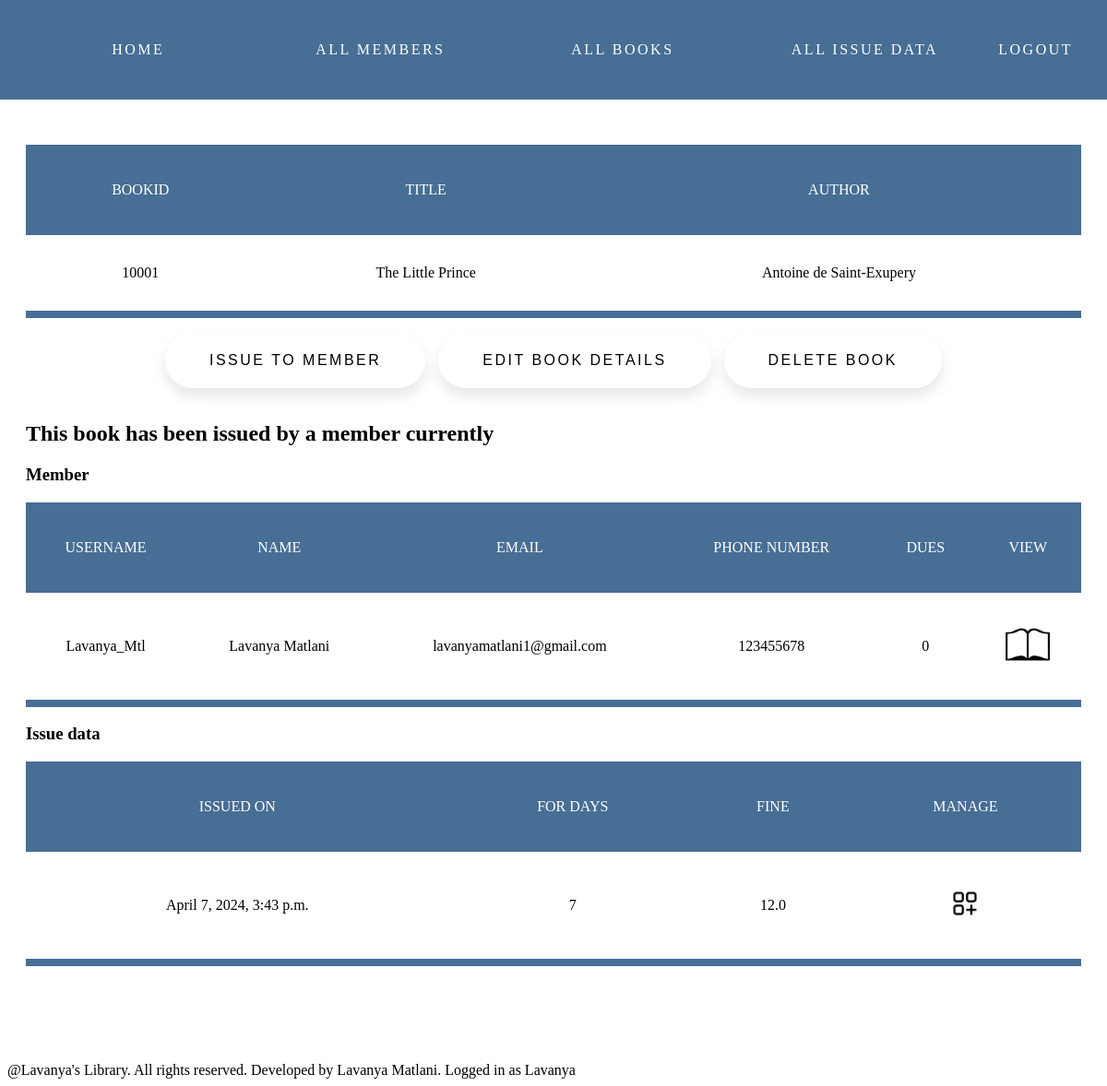
The page /books/view/1 (signed in) on the database its author committed.
### books/models.py (models this page shows)
class Book(models.Model):
    book_id = models.CharField(max_length=15,null=False,blank=False,unique=True)
    title = models.CharField(max_length=100,null=False)
    author = models.CharField(max_length=50,null=False)

### bookissue/models.py (models this page shows)
class BookIssue(models.Model):
    book = models.OneToOneField(Book,on_delete=models.RESTRICT,null=False,blank=False)
    member = models.OneToOneField(Member,on_delete=models.RESTRICT,null=False,blank=False)
    date_created = models.DateTimeField(auto_now_add=True)
    for_days = models.IntegerField(default=7,null=False,blank=True)

### members/models.py (models this page shows)
class Member(models.Model):
    username = models.CharField(max_length=40,unique=True,null=False,blank=False)
    first_name = models.CharField(max_length=40)
    last_name = models.CharField(max_length=40)
    email = models.EmailField(null=False,blank=False)
    phone_number = models.CharField(max_length=15)
    dues = models.IntegerField(null=False,default=0)

### books/views.py (the view)
# urls.py: path('view/<int:id>',view_book,name="view_book"),
@login_required(login_url='account:login')
def view_book(request,id):
    try:
        book = Book.objects.get(id=id)
    except ObjectDoesNotExist:
        return render(request, 'books/viewbook.html', context={'message':"Book not found"})
    try:
        bookissue = BookIssue.objects.get(book=book.id)
        fine = (timezone.now()-bookissue.date_created).total_seconds()//86400 - bookissue.for_days
        if fine<0:
            fine=0
        return render(request, 'books/viewbook.html', context={'book':book,'bookissue':bookissue,'fine':fine})
    except ObjectDoesNotExist:
        return render(request, 'books/viewbook.html', context={'book':book,'issuemessage':"This book has not been issued to any member"})

### books/templates/books/viewbook.html (shortened to what this page needs)
{% extends 'members/index.html' %}
{% load static %}
{% block content %}
<div class="container">
    {% if book %}
    <table>
        <tr>
            <th>BookID</th>
            <th>Title</th>
            <th>Author</th>
        </tr>
        <tr>
            <td>{{ book.book_id }}</td>
            <td> {{book.title}} </td>
            <td>{{ book.author }}</td>
        </tr>
    </table>
    <div class="actionpad">
        <a href="{% url 'books:book_to_member' id=book.id %}"><button class="yes">Issue to Member</button></a>
        <a href="{% url 'books:edit_book' id=book.id %}"><button class="yes">Edit Book Details</button></a>
        <a href="{% url 'books:delete_book' id=book.id %}"><button class="no">Delete Book</button></a>
    </div>
    {% if bookissue %}
        <h2>This book has been issued by a member currently</h2>
    <div>
        <h3>Member</h3>
        <table>
            <tr>
                <th>Username</th>
                <th>Name</th>
                <th>Email</th>
                <th>Phone Number</th>
                <th>Dues</th>
                <th>View</th>
            </tr>
            <tr>
                <td>{{ bookissue.member.username }}</td>
                <td>{{ bookissue.member.first_name }} {{ bookissue.member.last_name }}</td>
                <td>{{ bookissue.member.email }}</td>
                <td>{{ bookissue.member.phone_number }}</td>
                <td>{{ bookissue.member.dues }}</td>
                <td><a href="{% url 'members:view_member' id=bookissue.member.id %}"><img src={% static "members/images/preview.png" %} class="symbol"></a></td>
        </table>
    </div>
    <div>
        <h3>Issue data</h3>
        <table>
            <tr>
                <th>Issued on</th>
                <th>For days</th>
                <th>Fine</th>
                <th>Manage</th>
            </tr>
            <tr>
                <td>{{ bookissue.date_created }}</td>
                <td>{{ bookissue.for_days }}</td>
                <td>{{ fine }}</td>
                <td><a href="{% url 'bookissue:view_bookissue' bookissueid=bookissue.id %}"><img src={% static "bookissue/images/more_info.png" %} class="symbol"></a></td>
            </tr>
        </table>
    </div>
    {% endif %}
    {% endif %}
</div>
{% endblock content %}

### members/templates/members/index.html (shortened to what this page needs)
{% load static %}
<!DOCTYPE html>
<html lang="en">
<head>
    <link rel="stylesheet" href="{% static "members/css/style.css" %}">
</head>
<body>
    {% block nav %}
        <nav class="nav">
            <a class="left" href="{% url 'account:home' %}">Home</a>
            <a class="left" href="{% url 'members:index' %}">All Members</a>
            <a class="left" href="{% url 'books:index' %}">All Books</a>
            <a class="left" href="{% url 'bookissue:index' %}"> All Issue Data</a>
            <a class="right" href="{% url 'account:logout' %}">Logout</a>
        </nav>
    {% endblock nav %}
    {% block content %}{% endblock content %}
    {% block footer %}
        <div class="footer">@Lavanya's Library. All rights reserved. Developed by Lavanya Matlani. Logged in as {{ request.user }} </div>
    {% endblock footer %}
</body>
</html>

### members/static/members/css/style.css (style rules this page uses)
html { margin: 0; height: 100%; width: 100%; min-width: fit-content; }
body { margin: 0; }
.symbol { width: 3em; height: 3em; }
.nav { display:flex; align-items: center; background-color: #476e95; box-sizing: border-box; text-align: center; font-size: 1em; text-transform: uppercase; letter-spacing: 2.5px; justify-content: space-between; padding: 1em; }
.left { padding: 1.5em 1em; color: #fff; width: 100%; margin: 5px; margin-right: auto; box-sizing: border-box; text-decoration: none; }
.right { padding: 1.5em 1em; margin: 5px; margin-left: auto; box-sizing: border-box; text-decoration: none; color: #fff; }
th { color: white; padding: 2em 1em; text-transform: uppercase; font-weight: 500; }
td { background-color: white; padding: 2em 1em; }
table { width:100%; text-align: center; border-collapse: separate; border-spacing: 0 0.5em; background-color: #476e95; }
.container { border-radius: 7px; margin: 1%; padding: 1em 1em 4em 1em; }
button { padding: 1.3em 3em; font-size: 1em; text-transform: uppercase; letter-spacing: 2.5px; font-weight: 500; color: #000; background-color: #fff; border: none; border-radius: 45px; box-shadow: 0px 8px 15px rgba(0, 0, 0, 0.1); transition: all 0.3s ease 0s; cursor: pointer; outline: none; }
.actionpad { padding: 1em; text-align: center; }
.actionpad>a { margin:5px; }
.footer { margin-top: 2em; margin-right: 0; box-sizing: border-box; left: 0; bottom: 0; width: 100%; padding: 0.5em; }

### rows shown on the page
Book: book_id "10001", title "The Little Prince", author "Antoine de Saint-Exupery"
BookIssue: member.username "Lavanya_Mtl", member.first_name "Lavanya", member.last_name "Matlani", member.email "lavanyamatlani1@gmail.com", member.phone_number "123455678", member.dues "0", date_created "April 7, 2024, 3:43 p.m.", for_days "7"

### other values the page prints
{{ request.user }} "Lavanya"
